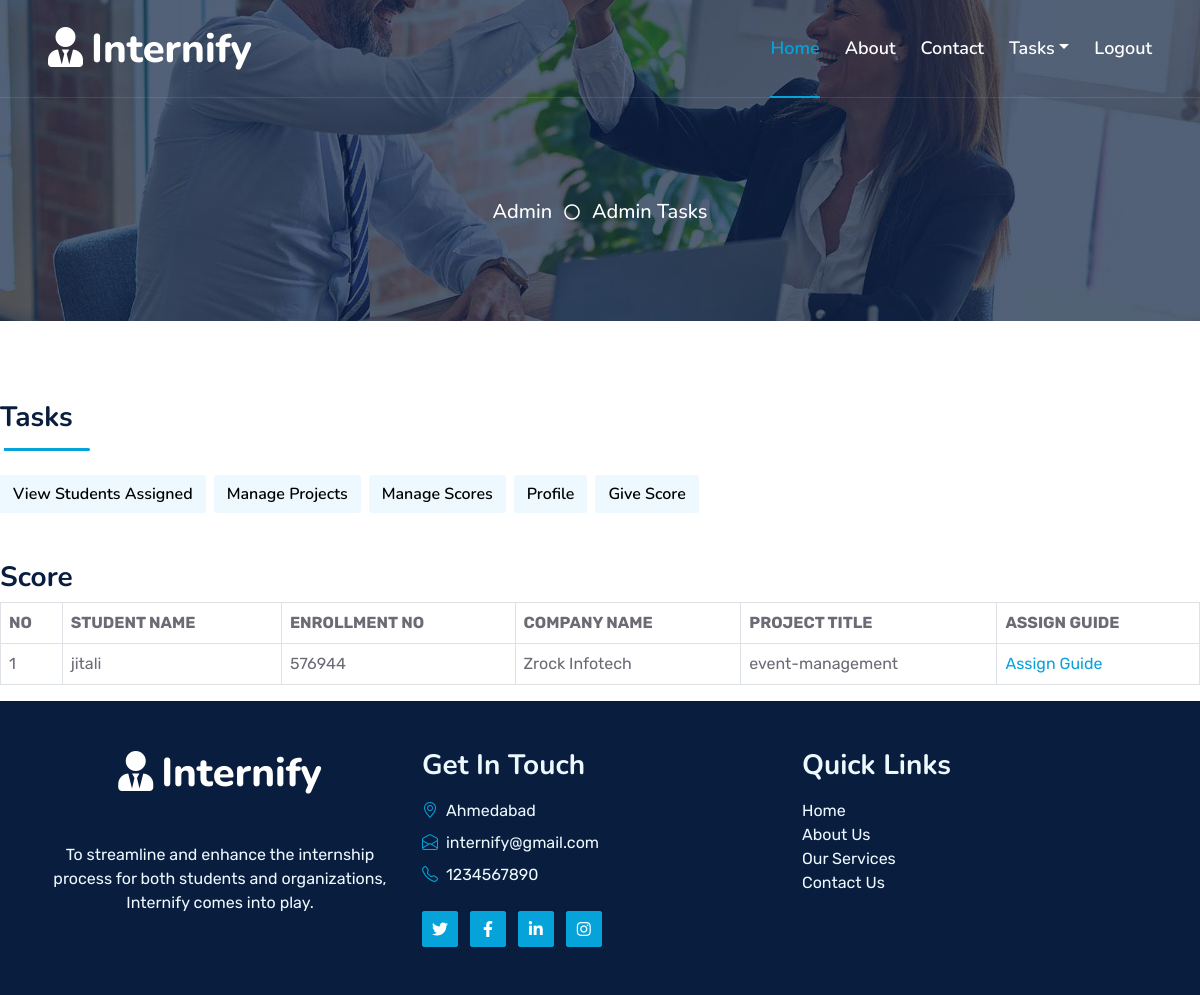
The app's page /admin_manage_prj_in.php with its own data.
### tables this page shows
CREATE TABLE `intern_applications_info` (
  `iid` int(10) NOT NULL,
  `sid` int(10) NOT NULL,
  `intern_name` varchar(25) NOT NULL,
  `erno` int(10) NOT NULL,
  `email` varchar(25) NOT NULL,
  `education` varchar(25) NOT NULL,
  `current_sem` int(10) NOT NULL,
  `starting_year` year(4) NOT NULL,
  `ending_year` year(4) NOT NULL,
  `experiecnce` int(5) NOT NULL,
  `resume` blob NOT NULL,
  `position` varchar(25) NOT NULL,
  `comp_name` varchar(25) NOT NULL,
  `application_status` varchar(15) NOT NULL DEFAULT 'pending'
);

CREATE TABLE `project_info` (
  `pi` int(10) NOT NULL,
  `intern_name` varchar(25) NOT NULL,
  `name` varchar(50) NOT NULL,
  `prj_title` varchar(25) NOT NULL,
  `duration` varchar(15) NOT NULL,
  `tool` varchar(25) NOT NULL,
  `tech` varchar(25) NOT NULL,
  `mnm` varchar(25) NOT NULL,
  `sta` int(10) NOT NULL
);

### admin_manage_prj_in.php (the view)
<?php
include("admin_header.php");
include("conn.php");
?>
<div class="mb-5 wow slideInUp" data-wow-delay="0.1s">
    <div class="section-title section-title-sm position-relative pb-3 mb-4">
        <h3 class="mb-0">Tasks</h3>
    </div>
    <div class="d-flex flex-wrap m-n1">
        <a href="faculty_view_assigned_stud.php" class="btn btn-light m-1">View Students Assigned</a>
        <a href="faculty_manage_project.php" class="btn btn-light m-1">Manage Projects</a>
        <a href="faculty_manage_score.php" class="btn btn-light m-1">Manage Scores</a>
        <a href="faculty_profile.php" class="btn btn-light m-1">Profile</a>
        <a href="faculty_give_score.php" class="btn btn-light m-1">Give Score</a>
    </div>
</div>
<?php
$res4 = mysqli_query($conn, "SELECT * FROM intern_applications_info WHERE application_status='approved'");
if (mysqli_num_rows($res4) > 0) {
    echo "<h3>Score</h3>";
    echo "<table class='table table-bordered'>
            <tr>
                <th>NO</th>
                <th>STUDENT NAME</th>
                <th>ENROLLMENT NO</th>
                <th>COMPANY NAME</th>
                <th>PROJECT TITLE</th>
                <th>ASSIGN GUIDE</th>
            </tr>";
    while ($r4 = mysqli_fetch_array($res4)) {
        $project_query = "SELECT prj_title FROM project_info WHERE intern_name='$r4[2]'";
        $project_result = mysqli_query($conn, $project_query);
        $project_row = mysqli_fetch_assoc($project_result);
        $project_title = $project_row['prj_title'];
        echo "<tr>";
        echo "<td>$r4[1]</td>";
        echo "<td>$r4[2]</td>";
        echo "<td>$r4[3]</td>";
        echo "<td>$r4[12]</td>";
        echo "<td>$project_title</td>";
        echo "<td><a href='admin_assign_guide.php?sid=$r4[0]&name=$r4[2]&eno=$r4[3]&cname=$r4[12]&ptitle=$project_title'>Assign Guide</a></td>";
        echo "</tr>";
    }
    echo "</table>";
} else {
    echo "<h2>No Data Found</h2>";
}
?>
<?php
include("footer.php");
?>

### css/style.css (style rules this page uses)
:root { --primary: #06A3DA; --secondary: #34AD54; --light: #EEF9FF; --dark: #091E3E; }
h3, h4, .fw-semi-bold { font-weight: 700 !important; }
.btn { font-family: 'Nunito', sans-serif; font-weight: 600; transition: .5s; }
.section-title::before { position: absolute; content: ""; width: 150px; height: 5px; left: 0; bottom: 0; background: var(--primary); border-radius: 2px; }
.section-title.section-title-sm::before { width: 90px; height: 3px; }
.section-title::after { position: absolute; content: ""; width: 6px; height: 5px; bottom: 0px; background: #FFFFFF; -webkit-animation: section-title-run 5s infinite linear; animation: section-title-run 5s infinite linear; }
.section-title.section-title-sm::after { width: 4px; height: 3px; }
.section-title.section-title-sm::after { -webkit-animation: section-title-run-sm 5s infinite linear; animation: section-title-run-sm 5s infinite linear; }

### records on screen
intern_applications_info: sid "1", intern_name "jitali", erno "576944", comp_name "Zrock Infotech", project_info.prj_title "event-management"
